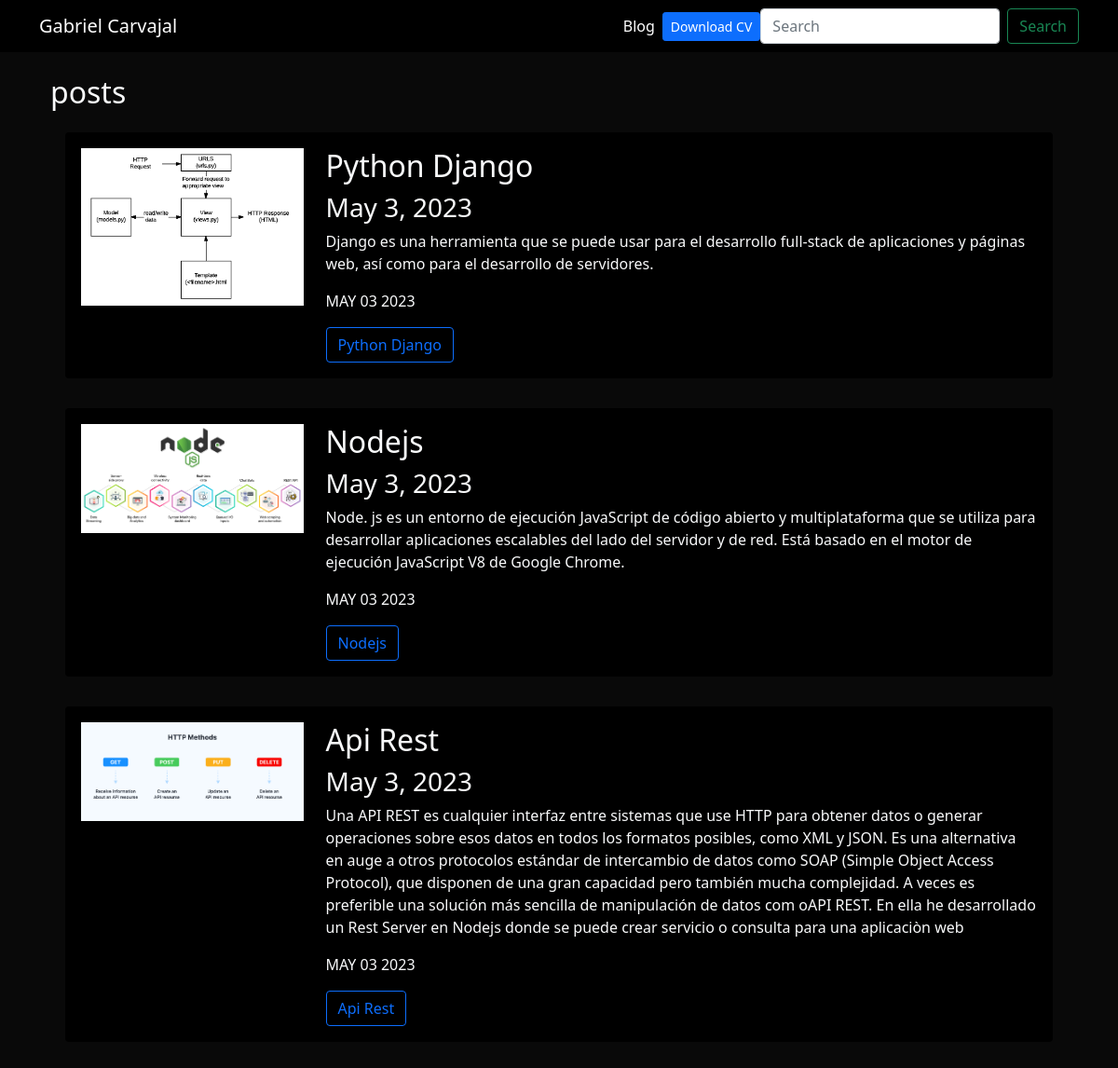
Screenshot of /blog/ with the database file from the repository.
### blog/models.py (models this page shows)
class Posts(models.Model):
    title = models.CharField(max_length=100)
    description = models.TextField()
    image = models.ImageField(upload_to='blog/images')
    data = models.DateField(datetime.date.today)

### blog/views.py (the view)
# urls.py: path('', render_posts, name='posts'),
def render_posts(request):
    posts = Posts.objects.all()
    return render(request, 'posts.html', {'posts': posts})

### blog/templates/posts.html
{% extends 'layout.html' %}
{%block content%}
<h2>posts</h2>
{% for post in posts %}
<div class="p-3">
  <div class="card card-body bg-black">
    <div class="row">
      <div class="col-3">
        <img src="{{post.image.url}}" alt="{{post.title}}" class="img-fluid">
      </div>
      <div class="col-9">
        <h2>{{post.title}}</h2>
        <h3>{{post.data}}</h3>
        <p>{{post.description|striptags}}</p>
        <p>{{post.data|date:'M d Y'|upper}}</p>
        <a href="{% url 'blog:post_detail' post.id %}" class="btn btn-outline-primary">{{post.title}}</a>
      </div>
    </div>
  </div>
</div>
{%endfor%}
{%endblock%}

### materiales/static/main.css (style rules this page uses)
body { background: #090909; }
.bg-black { background: black; }

### rows the page displays
Posts: image (picture), title "Python Django", data "May 3, 2023", description "Django es una herramienta que se puede usar para el desarrollo full-stack de aplicaciones y páginas web, así como para el desarrollo de servidores.", data "MAY 03 2023"
Posts: image (picture), title "Nodejs", data "May 3, 2023", description "Node. js es un entorno de ejecución JavaScript de código abierto y multiplataforma que se utiliza para desarrollar aplicaciones escalables del lado del servidor y de red. Está basado en el motor de ejecución JavaScript V8 de Google Chrome.", data "MAY 03 2023"
Posts: image (picture), title "Api Rest", data "May 3, 2023", description "Una API REST es cualquier interfaz entre sistemas que use HTTP para obtener datos o generar operaciones sobre esos datos en todos los formatos posibles, como XML y JSON. Es una alternativa en auge a otros protocolos estándar de intercambio de datos como SOAP (Simple Object Access Protocol), que disponen de una gran capacidad pero también mucha complejidad. A veces es preferible una solución más sencilla de manipulación de datos com oAPI REST. En ella he desarrollado un Rest Server en Nodejs donde se puede crear servicio o consulta para una aplicaciòn web", data "MAY 03 2023"
